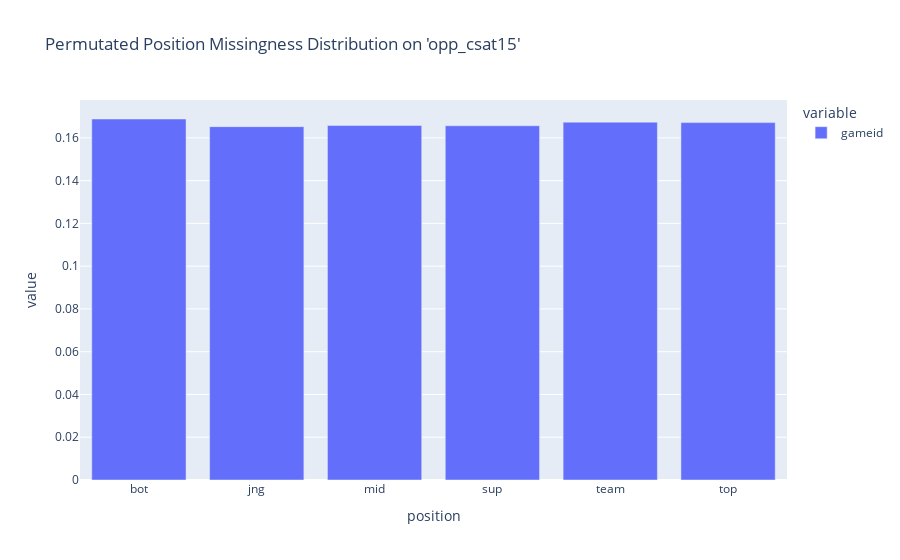

Notebook source saved alongside this figure:
### Code cell
test_df = df.assign(position = np.random.permutation(df['position']))
stats = test_df[test_df['opp_csat15'].isnull()].groupby('position')['gameid'].count()
fig = px.bar(stats/stats.sum(), title = "Permutated Position Missingness Distribution on 'opp_csat15'")
fig.show()
fig.write_html("docs/assets/permutated_position_missingness.html")

### Figure 1 — Plotly figure (JSON) as saved in the notebook; plotly's stock layout.template omitted (floating-point values rounded to 4 significant figures)
{"data": [{"alignmentgroup": "True", "hovertemplate": "variable=gameid<br>position=%{x}<br>value=%{y}<extra></extra>", "legendgroup": "gameid", "marker": {"color": "#636efa", "pattern": {"shape": ""}}, "name": "gameid", "offsetgroup": "gameid", "orientation": "v", "showlegend": true, "textposition": "auto", "type": "bar", "x": ["bot", "jng", "mid", "sup", "team", "top"], "xaxis": "x", "y": [0.1688, 0.1652, 0.1658, 0.1657, 0.1674, 0.1671], "yaxis": "y"}], "layout": {"barmode": "relative", "legend": {"title": {"text": "variable"}, "tracegroupgap": 0}, "title": {"text": "Permutated Position Missingness Distribution on 'opp_csat15'"}, "xaxis": {"anchor": "y", "domain": [0, 1], "title": {"text": "position"}}, "yaxis": {"anchor": "x", "domain": [0, 1], "title": {"text": "value"}}}}
